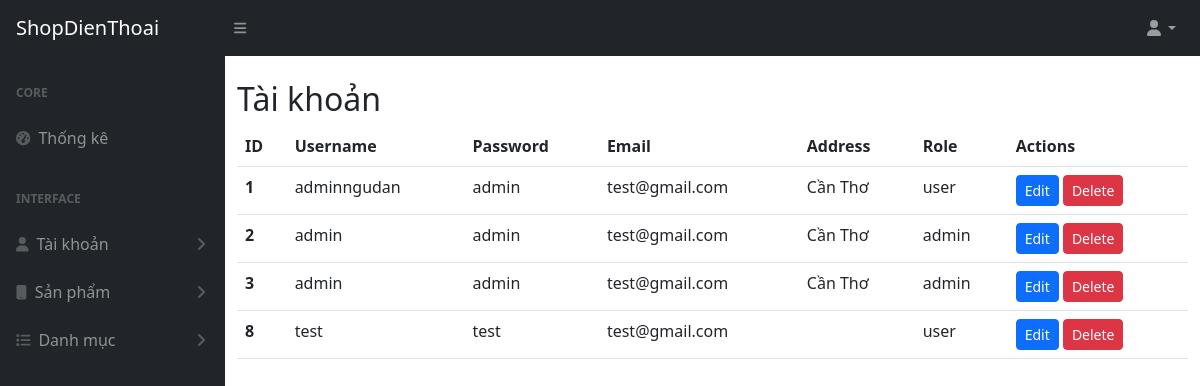
Page /admin/?page=view-account (signed in) on the earlier database version.
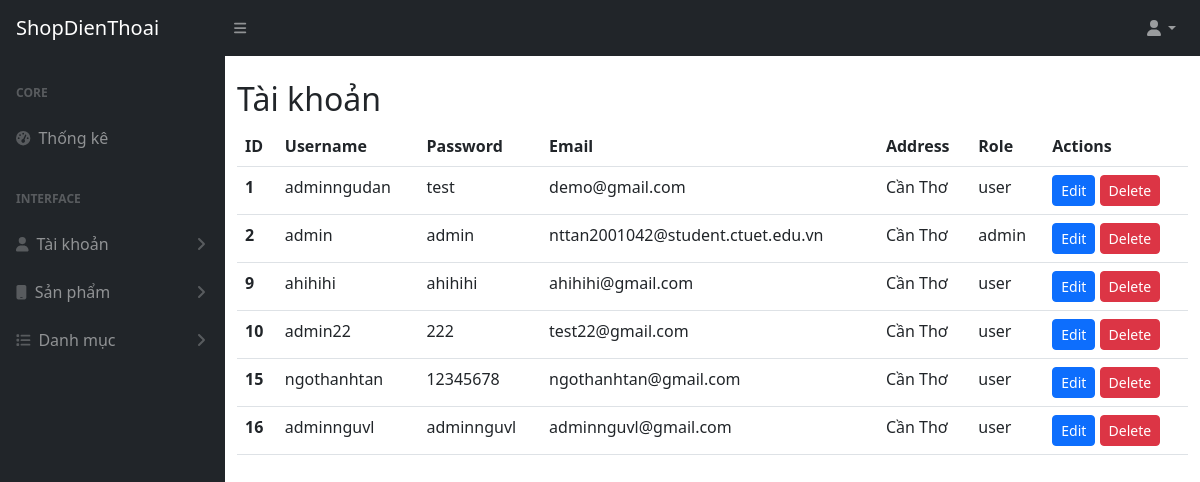
Same page on the later database version.
### tables this page shows
CREATE TABLE `user` (
  `id_user` int(11) NOT NULL,
  `username` varchar(50) DEFAULT NULL,
  `pass` varchar(255) DEFAULT NULL,
  `email` varchar(255) DEFAULT NULL,
  `address` varchar(255) DEFAULT NULL,
  `role` varchar(50) DEFAULT NULL
);

### controllers/UserController.php (called while the page is built, shortened)
<?php
class UserController {
    public function getAll() {
        global $pdo;
        $user = new User($pdo);
        return $user->getAll();
    }
}
?>

### models/User.php (called while the page is built, shortened)
<?php
class User {
    private $conn;
    public function __construct($conn) {
        $this->conn = $conn;
    }
    public function getAll() {
        $query = "SELECT * FROM user";
        $stmt = $this->conn->prepare($query);
        $stmt->execute();
        return $stmt->fetchAll(PDO::FETCH_ASSOC);
    }
}
?>

### views/admin/view-account.php (the view, shortened to what this page needs)
<?php
require_once '../config/db_connection.php';
require_once '../models/User.php';
require_once '../controllers/UserController.php';
$userController = new UserController();
$users = $userController->getAll();
?>
<div class="container mt-4">
    <h2>Tài khoản</h2>
    <table id="datatablesSimple" class="table">
        <thead>
            <tr>
                <th scope="col">ID</th>
                <th scope="col">Username</th>
                <th scope="col">Password</th>
                <th scope="col">Email</th>
                <th scope="col">Address</th>
                <th scope="col">Role</th>
                <th scope="col">Actions</th>
            </tr>
        </thead>
        <tbody id="accTableBody">
            <?php foreach ($users as $user) : ?>
            <tr>
                <th scope="row"><?= $user['id_user'] ?></th>
                <td><?= $user['username'] ?></td>
                <td><?= $user['pass'] ?></td>
                <td><?= $user['email'] ?></td>
                <td><?= $user['address'] ?></td>
                <td><?= $user['role'] ?></td>
                <td>
                    <a href="./?page=edit-account&id=<?= $user['id_user'] ?>" class="btn btn-primary btn-sm">Edit</a>
                    <button type="button" class="btn btn-danger btn-sm" data-id="<?= $user['id_user'] ?>"
                        onclick="deleteAccount(this)">Delete</button>
                </td>
            </tr>
            <?php endforeach; ?>
        </tbody>
    </table>
</div>

Differences in the rows shown:
removed user: id_user "3", username "admin", pass "admin", email "test@gmail.com", address "Cần Thơ", role "admin"
removed user: id_user "8", username "test", pass "test", email "test@gmail.com", role "user"
changed user "adminngudan": pass "admin" → "test"; email "test@gmail.com" → "demo@gmail.com"
changed user "admin": email "test@gmail.com" → "nttan2001042@student.ctuet.edu.vn"
added user: id_user "9", username "ahihihi", pass "ahihihi", email "ahihihi@gmail.com", address "Cần Thơ", role "user"
added user: id_user "10", username "admin22", pass "222", email "test22@gmail.com", address "Cần Thơ", role "user"
added user: id_user "15", username "ngothanhtan", pass "12345678", email "ngothanhtan@gmail.com", address "Cần Thơ", role "user"
added user: id_user "16", username "adminnguvl", pass "adminnguvl", email "adminnguvl@gmail.com", address "Cần Thơ", role "user"
